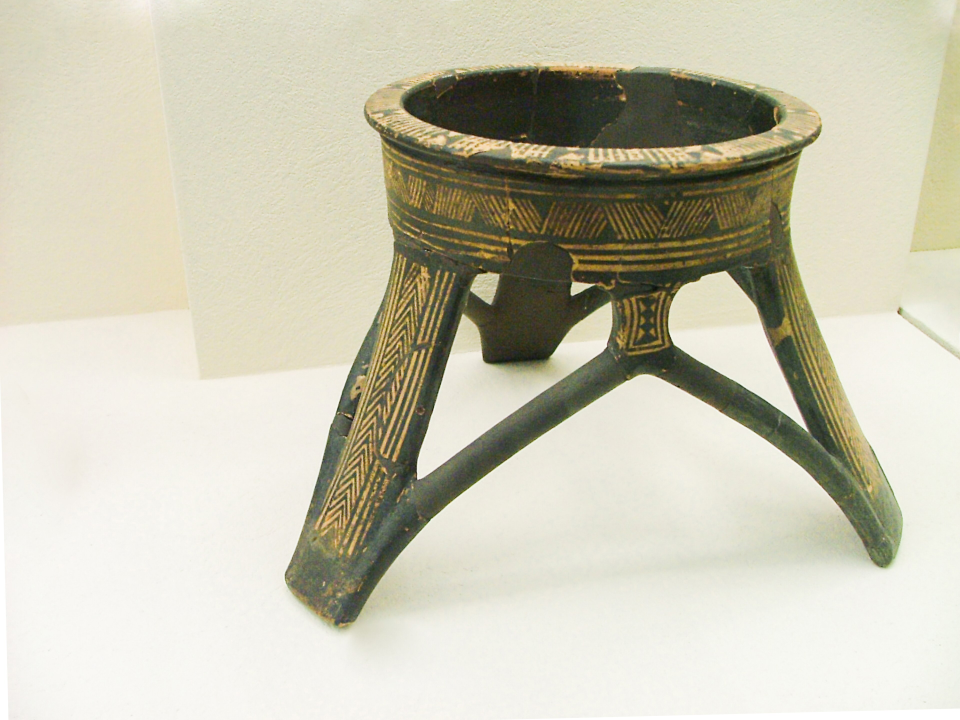
#> input picture imagenes/Ancient_Greek_tripod_-_KAMA.jpg, 3840 x 2880 px (shown at 1/4 size); its folder holds only this picture in this run
$ python optimizar_imagenes.py
#> lines starting #> are read from the running program, lines starting #| are printed output that depends on the picture
#!/usr/bin/env python
# -*- coding: utf-8 -*-
"""
============================================================================
OPTIMIZADOR DE IMÁGENES A WEBP (ALTA FIDELIDAD Y RENDIMIENTO)
============================================================================
Script: optimizar_imagenes.py
Creador: Jorge O. Tripodi
Descripción: Utilidad para automatizar la compresión y redimensionado de
             imágenes en formato WebP de alto rendimiento, manteniendo
             resolución Full HD / 2K para visualización nítida en pantallas
             modernas y visores lightbox.
============================================================================
"""

import os
import sys

def optimizar_imagenes():
    """
    Escanea la carpeta de imágenes y optimiza imágenes PNG, JPG y WebP.
    Aplica compresión WebP de alta fidelidad y genera miniaturas para galería.
    """
    directorio_base = os.path.dirname(os.path.dirname(os.path.abspath(__file__)))
    dir_imagenes = os.path.join(directorio_base, "imagenes")

    print(f"Buscando imágenes en: {dir_imagenes}")
    if not os.path.exists(dir_imagenes):
        print("Error: No se encontró la carpeta 'imagenes'.")
        return

    try:
        from PIL import Image
    except ImportError:
        print("La biblioteca 'Pillow' no está instalada.")
        import subprocess
        try:
            subprocess.check_call([sys.executable, "-m", "pip", "install", "Pillow"])
            from PIL import Image
        except Exception as e:
            print(f"Error al instalar Pillow: {e}")
            return

    dir_thumbs = os.path.join(dir_imagenes, "thumbs")
    os.makedirs(dir_thumbs, exist_ok=True)

    excluir = ["favicon-16x16.png", "favicon-32x32.png", "apple-touch-icon.png"]
    total_original = 0
    total_nuevo = 0

    for filename in sorted(os.listdir(dir_imagenes)):
        if filename in excluir or filename.endswith((".zip", ".tmp", ".afphoto")):
            continue

        filepath = os.path.join(dir_imagenes, filename)
        if not os.path.isfile(filepath):
            continue

        ext = filename.lower()
        if ext.endswith((".png", ".jpg", ".jpeg", ".webp")):
            try:
                tam_orig = os.path.getsize(filepath)
                total_original += tam_orig

                with Image.open(filepath) as img:
#> img is the input picture: PIL image 3840x2880 RGB; mean R, G, B 201.4, 198.6, 179.7
                    w, h = img.size
#> w = 3840; h = 2880
                    nombre_base, _ = os.path.splitext(filename)

                    # Topes de dimensión según el rol visual del recurso
                    if nombre_base in ("Imagen_2", "Imagen_3", "Imagen_4",
                                       "Diaspora_italiana", "Epicentro_calabres_y_su_irradiacion",
                                       "tripodi_mundo", "Hesiodo_gana_tripode"):
                        tope_max = 2560
                        qual = 88
                    elif nombre_base.startswith("Tripodi_heraldica"):
                        tope_max = 1024
                        qual = 90
                    elif nombre_base == "Tripode2":
                        tope_max = 1400
                        qual = 88
                    else:
                        tope_max = 2048
                        qual = 86

                    if max(w, h) > tope_max:
                        ratio = tope_max / float(max(w, h))
#> ratio = 0.533
                        nuevas_dims = (int(w * ratio), int(h * ratio))
#> nuevas_dims = (2048, 1536)
                        img_hd = img.resize(nuevas_dims, Image.Resampling.LANCZOS)
                    else:
                        img_hd = img.copy()

                    nuevo_filepath = os.path.join(dir_imagenes, f"{nombre_base}.webp")
                    tmp_filepath = nuevo_filepath + ".tmp"

                    if img_hd.mode in ('RGBA', 'LA') or (img_hd.mode == 'P' and 'transparency' in img_hd.info):
                        img_hd.save(tmp_filepath, "WEBP", quality=qual, method=6)
                    else:
                        img_hd.convert('RGB').save(tmp_filepath, "WEBP", quality=qual, method=6)

                    tam_nuevo = os.path.getsize(tmp_filepath)
                    if tam_nuevo < tam_orig or ext != ".webp":
                        if os.path.exists(nuevo_filepath) and nuevo_filepath != filepath:
                            os.remove(filepath)
                        os.replace(tmp_filepath, nuevo_filepath)
                        total_nuevo += tam_nuevo
                        print(f"Optimizado: {filename} -> {os.path.basename(nuevo_filepath)} ({tam_orig//1024}KB -> {tam_nuevo//1024}KB)")
                    else:
                        os.remove(tmp_filepath)
                        total_nuevo += tam_orig

                    # Generar miniatura en thumbs (400px para nitidez en pantallas Retina móviles)
                    thumb_filepath = os.path.join(dir_thumbs, f"{nombre_base}.webp")
                    if max(w, h) > 400:
                        ratio_thumb = 400 / float(max(w, h))
#> ratio_thumb = 0.104
                        dims_thumb = (int(w * ratio_thumb), int(h * ratio_thumb))
#> dims_thumb = (400, 300)
                        img_thumb = img.resize(dims_thumb, Image.Resampling.LANCZOS)
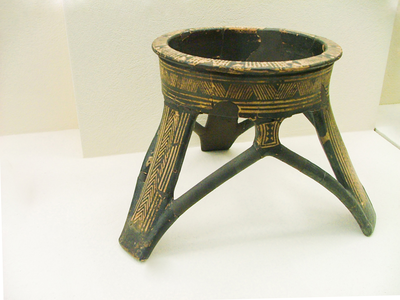
#> img_thumb: PIL image 400x300 RGB; mean R, G, B 201.4, 198.6, 179.7
                    else:
                        img_thumb = img.copy()

                    if img_thumb.mode in ('RGBA', 'LA') or (img_thumb.mode == 'P' and 'transparency' in img_thumb.info):
                        img_thumb.save(thumb_filepath, "WEBP", quality=80, method=5)
                    else:
                        img_thumb.convert('RGB').save(thumb_filepath, "WEBP", quality=80, method=5)

            except Exception as e:
                print(f"Error procesando {filename}: {e}")

    print(f"\nResumen: Original: {total_original//1024} KB -> Nuevo: {total_nuevo//1024} KB")

if __name__ == "__main__":
    optimizar_imagenes()
